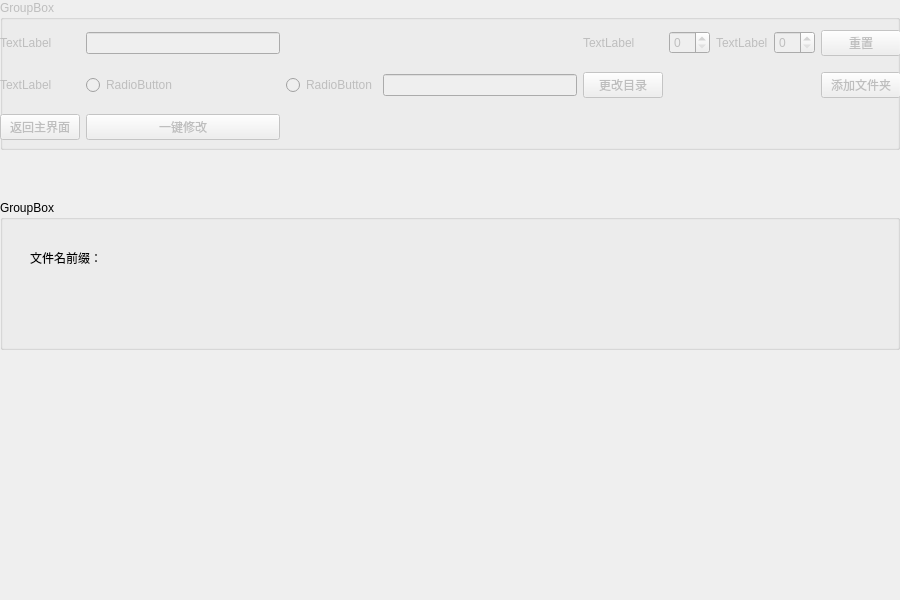
<?xml version="1.0" encoding="UTF-8"?>
<ui version="4.0">
 <class>Form</class>
 <widget class="QWidget" name="Form">
  <property name="geometry">
   <rect>
    <x>0</x>
    <y>0</y>
    <width>900</width>
    <height>600</height>
   </rect>
  </property>
  <property name="windowTitle">
   <string>Form</string>
  </property>
  <widget class="QGroupBox" name="groupBox">
   <property name="enabled">
    <bool>false</bool>
   </property>
   <property name="geometry">
    <rect>
     <x>0</x>
     <y>0</y>
     <width>900</width>
     <height>150</height>
    </rect>
   </property>
   <property name="title">
    <string>GroupBox</string>
   </property>
   <widget class="QWidget" name="gridLayoutWidget">
    <property name="geometry">
     <rect>
      <x>0</x>
      <y>20</y>
      <width>901</width>
      <height>131</height>
     </rect>
    </property>
    <layout class="QGridLayout" name="gridLayout">
     <item row="1" column="0">
      <widget class="QLabel" name="label_4">
       <property name="text">
        <string>TextLabel</string>
       </property>
      </widget>
     </item>
     <item row="2" column="0">
      <widget class="QPushButton" name="pushButton_4">
       <property name="text">
        <string>返回主界面</string>
       </property>
      </widget>
     </item>
     <item row="0" column="0">
      <widget class="QLabel" name="label">
       <property name="text">
        <string>TextLabel</string>
       </property>
      </widget>
     </item>
     <item row="2" column="1">
      <widget class="QPushButton" name="pushButton_5">
       <property name="text">
        <string>一键修改</string>
       </property>
      </widget>
     </item>
     <item row="1" column="3">
      <widget class="QLineEdit" name="lineEdit_2"/>
     </item>
     <item row="0" column="5">
      <widget class="QLabel" name="label_2">
       <property name="text">
        <string>TextLabel</string>
       </property>
      </widget>
     </item>
     <item row="0" column="6">
      <widget class="QSpinBox" name="spinBox"/>
     </item>
     <item row="1" column="5">
      <widget class="QPushButton" name="pushButton_2">
       <property name="text">
        <string>更改目录</string>
       </property>
      </widget>
     </item>
     <item row="1" column="1">
      <widget class="QRadioButton" name="radioButton">
       <property name="text">
        <string>RadioButton</string>
       </property>
      </widget>
     </item>
     <item row="0" column="1">
      <widget class="QLineEdit" name="lineEdit"/>
     </item>
     <item row="0" column="7">
      <widget class="QLabel" name="label_3">
       <property name="text">
        <string>TextLabel</string>
       </property>
      </widget>
     </item>
     <item row="1" column="9">
      <widget class="QPushButton" name="pushButton_3">
       <property name="text">
        <string>添加文件夹</string>
       </property>
      </widget>
     </item>
     <item row="0" column="9">
      <widget class="QPushButton" name="pushButton">
       <property name="text">
        <string>重置</string>
       </property>
      </widget>
     </item>
     <item row="0" column="8">
      <widget class="QSpinBox" name="spinBox_2"/>
     </item>
     <item row="1" column="2">
      <widget class="QRadioButton" name="radioButton_2">
       <property name="text">
        <string>RadioButton</string>
       </property>
      </widget>
     </item>
    </layout>
   </widget>
  </widget>
  <widget class="QGroupBox" name="groupBox_2">
   <property name="geometry">
    <rect>
     <x>0</x>
     <y>200</y>
     <width>900</width>
     <height>150</height>
    </rect>
   </property>
   <property name="title">
    <string>GroupBox</string>
   </property>
   <widget class="QLabel" name="label_5">
    <property name="geometry">
     <rect>
      <x>30</x>
      <y>50</y>
      <width>81</width>
      <height>16</height>
     </rect>
    </property>
    <property name="text">
     <string>文件名前缀：</string>
    </property>
   </widget>
  </widget>
 </widget>
 <resources/>
 <connections/>
</ui>
